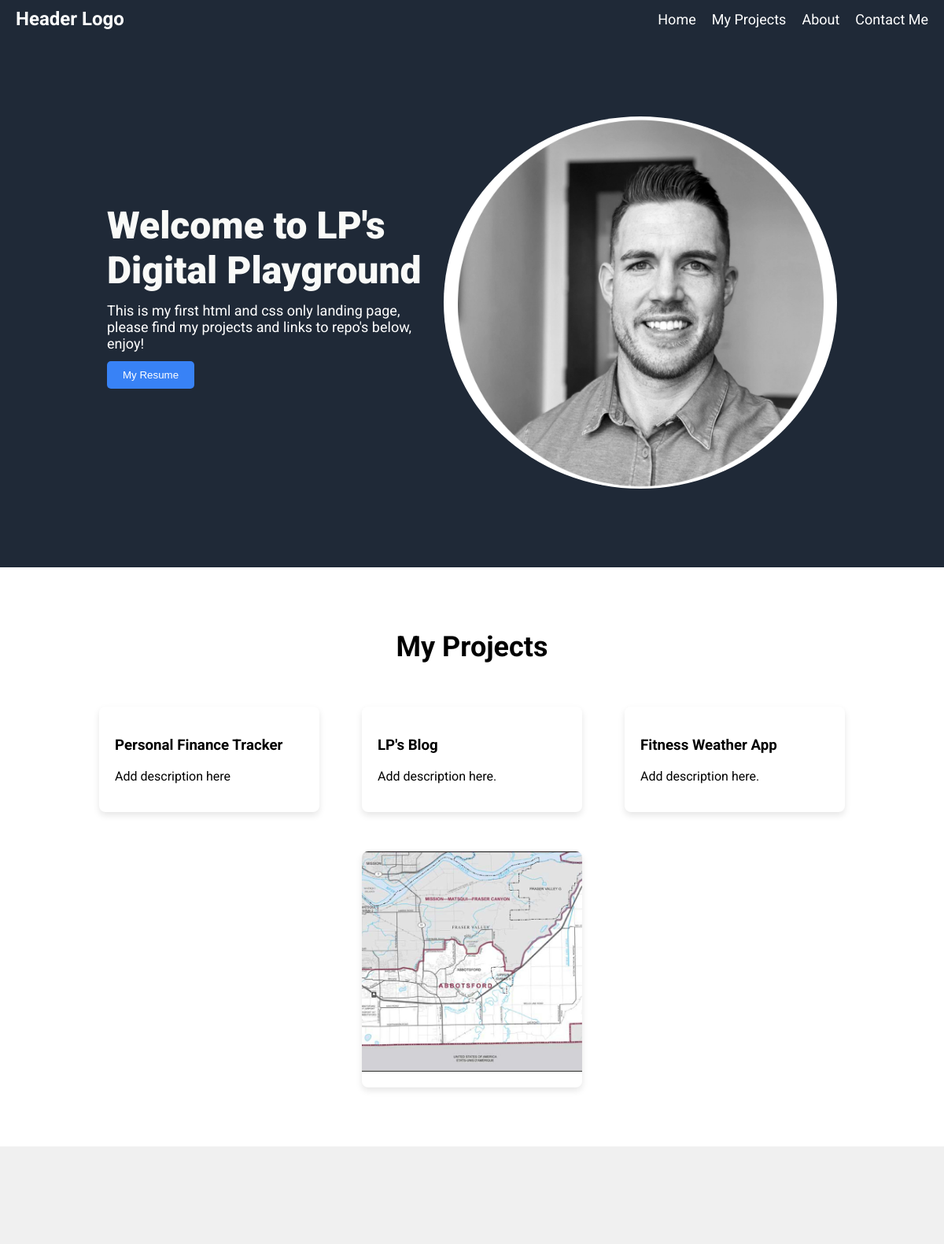
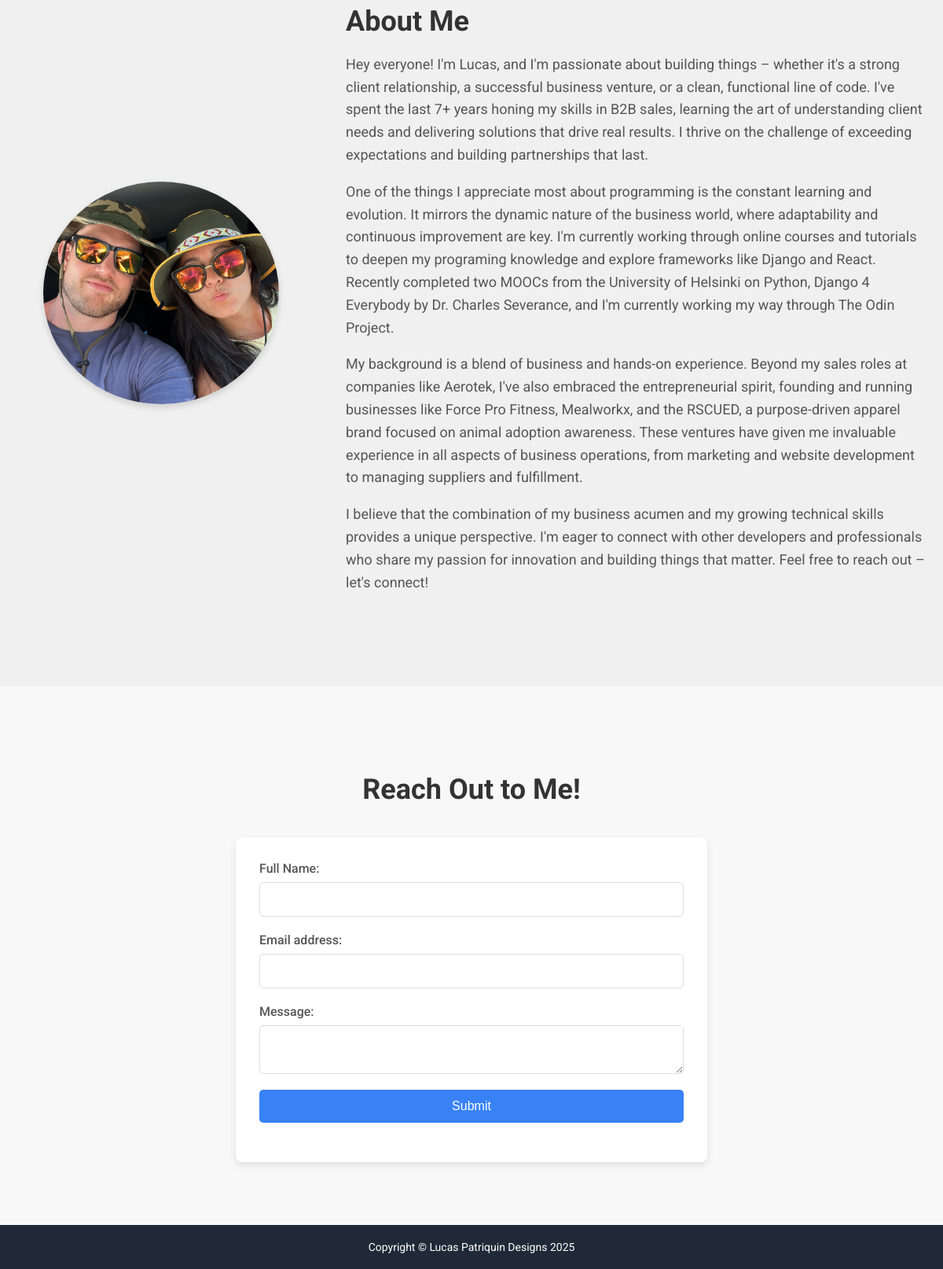
The page / on the database its author committed (2 pictures, top to bottom).
### portfolio/models.py (models this page shows, shortened)
class Project(models.Model):
    title = models.CharField(max_length=200)
    description = models.TextField()
    image = models.ImageField(upload_to='project_images/', blank=True, null=True)
    link = models.URLField(blank=True, null=True)

### portfolio/views.py (the view)
# urls.py: path('', views.home, name='home'), # Maps the root URL to the index vie
def home(request):
    projects = Project.objects.all() # Get all prpjects from database
    return render(request, 'portfolio/index.html', {'projects': projects}) # Renders the index.html template and pass the projects to the template

### portfolio/templates/portfolio/index.html (shortened to what this page needs)
<!DOCTYPE html>
<html lang="en">
  <head>
    {% load static %}
    <link rel="stylesheet" href="{% static 'portfolio/styles.css' %}">
  </head>
  <body>
    <nav class="nav-bar" aria-label="Main Navigation">
      <div class="header-logo">Header Logo</div>
      <div class="header-links">
        <ul>
          <li><a href="#home">Home</a></li>
          <li><a href="#projects">My Projects</a></li>
          <li><a href="#about-me">About</a></li>
          <li><a href="#contact-me">Contact Me</a></li>
        </ul>
      </div>
    </nav>
    <header id="home" class="hero-banner">
      <div class="hb-left">
        <div class="website-title">Welcome to LP's Digital Playground</div>
        <div class="title-subtext">
          This is my first html and css only landing page, please find my
          projects and links to repo's below, enjoy!
          <button>My Resume</button>
        </div>
      </div>
      <div class="hb-right">
        <img src="{% static 'portfolio/images/lucas_portrait.png' %}" alt="Lucas Patriquin Headshot">
      </div>
    </header>
    <section id="projects" class="project-banner">
        <div class="pb-title"><h2>My Projects</h2></div>
        <div class="project-list">  {% if projects %}  {% for project in projects %}
                <div class="project-card">
                    {% if project.image %}
                        <img src="{{ project.image.url }}" alt="{{ project.title }}" class="project-image">
                    {% endif %}
                    <div class="project-info">
                        <h3>{{ project.title }}</h3>  <p>{{ project.description }}</p>
                    </div>
                </div>
            {% endfor %}
        {% else %}
            <p>No projects added yet.</p>
        {% endif %}
        </div>
    </section>
    <section id="about-me" class="about-banner">
      <div class="about-content">
        <div class="about-image">
            <img src="{% static 'portfolio/images/al&lou.png' %}" alt="Lucas and wife, Alycia">
        </div>
        <div class="about-text">
          <h2>About Me</h2>
          <p>Hey everyone! I'm Lucas, and I'm passionate about building things – whether it's a strong client relationship, a successful business venture, or a clean, functional line of code.  I've spent the last 7+ years honing my skills in B2B sales, learning the art of understanding client needs and delivering solutions that drive real results.  I thrive on the challenge of exceeding expectations and building partnerships that last.</p>
          <p>One of the things I appreciate most about programming is the constant learning and evolution.  It mirrors the dynamic nature of the business world, where adaptability and continuous improvement are key. I'm currently working through online courses and tutorials to deepen my programing knowledge and explore frameworks like Django and React. Recently completed two MOOCs from the University of Helsinki on Python, Django 4 Everybody by Dr. Charles Severance, and I'm currently working my way through The Odin Project.</p>
          <p>My background is a blend of business and hands-on experience.  Beyond my sales roles at companies like Aerotek, I've also embraced the entrepreneurial spirit, founding and running businesses like Force Pro Fitness, Mealworkx, and the RSCUED, a purpose-driven apparel brand focused on animal adoption awareness.  These ventures have given me invaluable experience in all aspects of business operations, from marketing and website development to managing suppliers and fulfillment.</p>
          <p>I believe that the combination of my business acumen and my growing technical skills provides a unique perspective. I'm eager to connect with other developers and professionals who share my passion for innovation and building things that matter.  Feel free to reach out – let's connect!</p>
        </div>
      </div>
    </section>
    <section id="contact-me" class="contact-banner">
      <div class="contact-title"><h2>Reach Out to Me!</h2></div>
      <form action="submit_form.php" method="POST">
        <label for="name">Full Name:</label>
        <input type="text" id="name" name="name" required />
        <label for="email">Email address:</label>
        <input type="email" id="email" name="email" required />
        <label for="message">Message:</label>
        <textarea id="message" name="message" required></textarea>
        <input type="submit" value="Submit" />
      </form>
    </section>
    <footer class="footer" aria-label="Footer">
      <p>Copyright © Lucas Patriquin Designs 2025</p>
    </footer>
  </body>
</html>

### portfolio/static/portfolio/styles.css (style rules this page uses)
* { box-sizing: border-box; }
body { display: flex; flex-direction: column; margin: 0; font-family: 'Roboto', sans-serif; min-height: 100vh; padding-top: 48px; }
.nav-bar { display: flex; justify-content: space-between; align-items: center; padding: 10px 20px; background-color: #1f2937; color: white; position: fixed; top: 0; left: 0; width: 100%; z-index: 100; }
.header-logo { font-size: 24px; font-weight: bold; }
.header-links ul { display: flex; list-style: none; margin: 0; padding: 0; }
.header-links li { margin-left: 20px; }
.header-links a { color: white; text-decoration: none; font-size: 18px; }
.hero-banner { display: flex; background-color: #1f2937; justify-content: space-between; align-items: center; padding: 100px 20px; color: white; min-height: 65vh; }
.hb-left { flex: 1; margin-left: 10%; }
.hb-right { flex: 1; display: flex; justify-content: center; align-items: center; margin-right: 10%; }
.hb-right img { max-width: 500px; border-radius: 50%; }
.website-title { font-size: 48px; color: #f9faf8; font-weight: 900; }
.title-subtext { font-size: 18px; margin: 12px 0 16px 0; }
.hero-banner button { display: flex; background-color: #3882f6; color: white; margin: 12px 0; padding: 10px 20px; border: none; border-radius: 5px; cursor: pointer; }
.project-banner { min-height: 75vh; text-align: center; padding: 50px 20px; }
.pb-title h2 { font-size: 36px; font-weight: bolder; margin-bottom: 30px; }
.project-card { display: inline-block; width: 280px; max-height: 300px; margin: 25px; vertical-align: top; box-shadow: 0 4px 8px rgba(0, 0, 0, 0.1); border-radius: 8px; overflow: hidden; transition: transform 0.3s ease, box-shadow 0.3s ease; }
.project-card img { width: 100%; display: block; aspect-ratio: 1 / 1; object-fit: cover; }
.project-card .project-info { padding: 20px; text-align: left; overflow: hidden; }
.about-banner { min-height: 75vh; padding: 100px 20px; background-color: #f0f0f0; }
.about-content { display: flex; max-width: 1200px; margin: 0 auto; align-items: center; gap: 50px; }
.about-image { flex: 1; text-align: center; }
.about-image img { max-width: 300px; border-radius: 50%; box-shadow: 0 4px 8px rgba(0, 0, 0, 0.15); }
.about-text { flex: 2; text-align: left; }
.about-text h2 { font-size: 36px; margin-bottom: 20px; color: #333; }
.about-text p { font-size: 18px; line-height: 1.6; color: #555; }
.contact-banner { padding: 80px 20px; text-align: center; background-color: #f8f8f8; }
.contact-title h2 { font-size: 36px; font-weight: bolder; margin-bottom: 40px; color: #333; }
.contact-banner form { display: flex; flex-direction: column; max-width: 600px; margin: 0 auto; padding: 30px; background-color: white; border-radius: 8px; box-shadow: 0 4px 10px rgba(0, 0, 0, 0.1); }
.contact-banner label { text-align: left; margin-bottom: 8px; font-weight: 500; color: #555; }
.contact-banner input, .contact-banner textarea { padding: 12px; margin-bottom: 20px; border: 1px solid #ddd; border-radius: 5px; font-size: 16px; transition: border-color 0.3s ease; }
.contact-banner input[type="submit"] { background-color: #3882f6; color: white; border: none; padding: 12px 24px; border-radius: 5px; cursor: pointer; font-size: 16px; transition: background-color 0.3s ease; }
.footer { background-color: #1f2937; color: white; text-align: center; padding: 20px; margin-top: auto; font-size: 14px; }
.footer p { margin: 0; }

### rows shown on the page
Project: title "Personal Finance Tracker", description "Add description here"
Project: title "LP's Blog", description "Add description here."
Project: title "Fitness Weather App", description "Add description here."
Project: image (picture)
